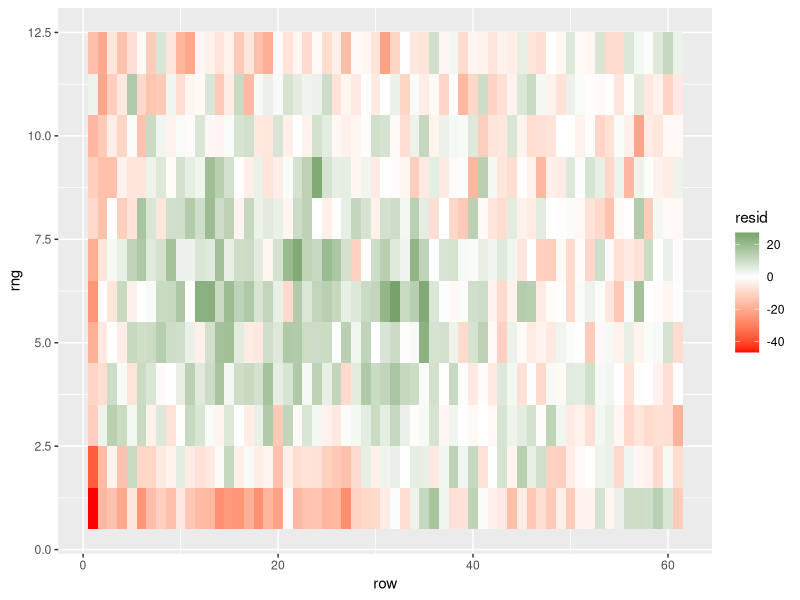
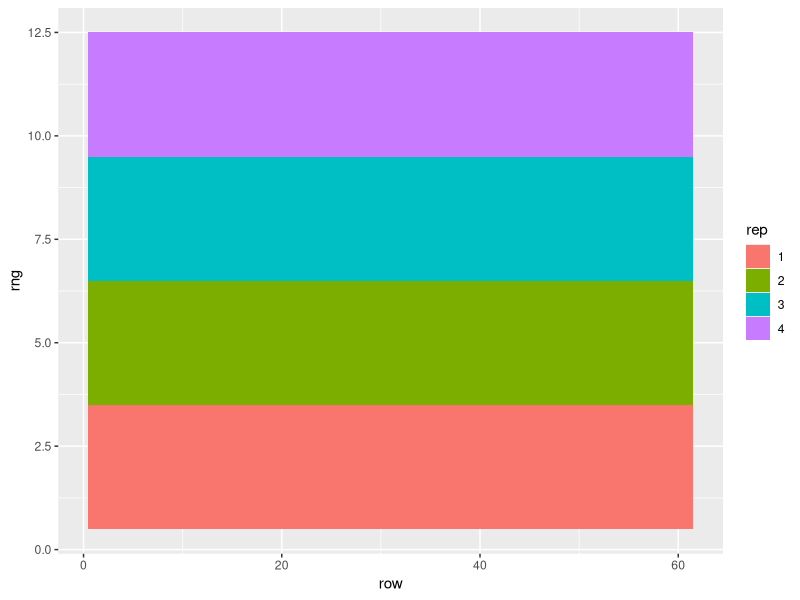
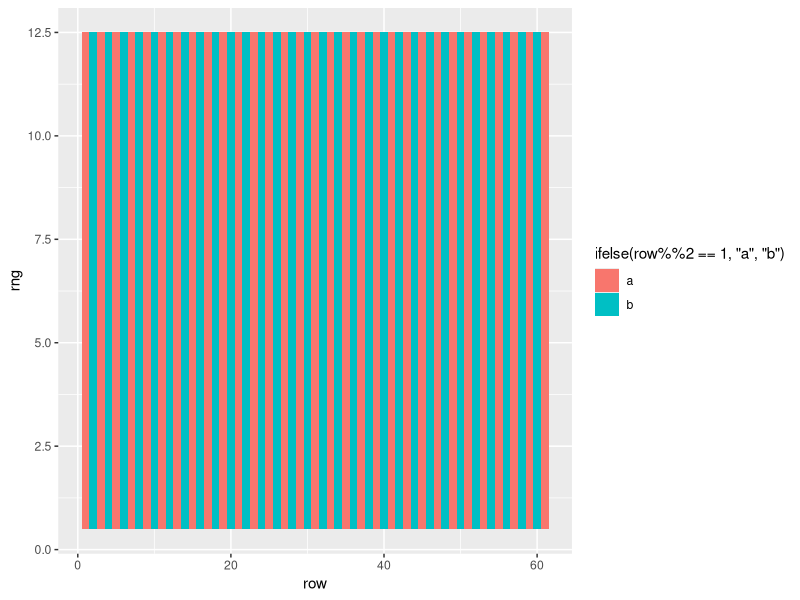

Source code (R) for these figures, in order:
library(tidyverse)
library(broom)
# load the full tidyverse just to keep things simple 

# first load our nursery data

nurs_data <- read_csv("./input_data/nursery_data_2019/plot_means.csv") |> 
  rename(rng = range) |> 
  select(rng, row, leaf_hgt_2020)

head(nurs_data)

nurs_plan <- read_csv("./input_data/nursery_data_2019/field_plan.csv") |> 
  rename(population = blk) |> 
  select(-old_plant_no)

head(nurs_plan)

nurs_2 <- left_join(nurs_plan, nurs_data) |> 
  # convert replication to character to fit model
  mutate_at(vars(rep), as.character)

head(nurs_2)

mod <- lm(leaf_hgt_2020 ~ rng + row + hs, data = nurs_2)
summary(aov(mod))

nurs_3 <- nurs_2 |> 
  # use transmute to only keep relevant variables
  transmute(rng, row, rep, resid = mod$residuals)

head(nurs_3)

######## moisture gradient within a field

# finally, make our plot
nurs_3 |> 
  ggplot(aes(x = row, y = rng)) + 
  # use geom_tile to make heatmaps
  geom_tile(aes(fill = resid)) + 
  # lets make a gradient
  # we need to supply a value for our gradient
  scale_fill_gradient2(low = "red", midpoint = median(nurs_3$resid), high = "darkgreen")

# thus we can see pattern of spatial variation within the nursery (wet and dry portions, edge effects)

# https://ggplot2.tidyverse.org/reference/scale_gradient.html

#### trivial but very useful below, especially when your fields get complicated! #########

# answer the question of whether we made/ numbered our field plan correctly

nurs_3 |> 
  ggplot(aes(x = row, y = rng)) + 
  geom_tile(aes(fill = rep))

# test if rows are correctly coded even / odd
nurs_3 |> 
  ggplot(aes(x = row, y = rng)) + 
  # note modulus operator to test for odd
  geom_tile(aes(fill = ifelse(row %% 2 == 1, "a", "b")))
